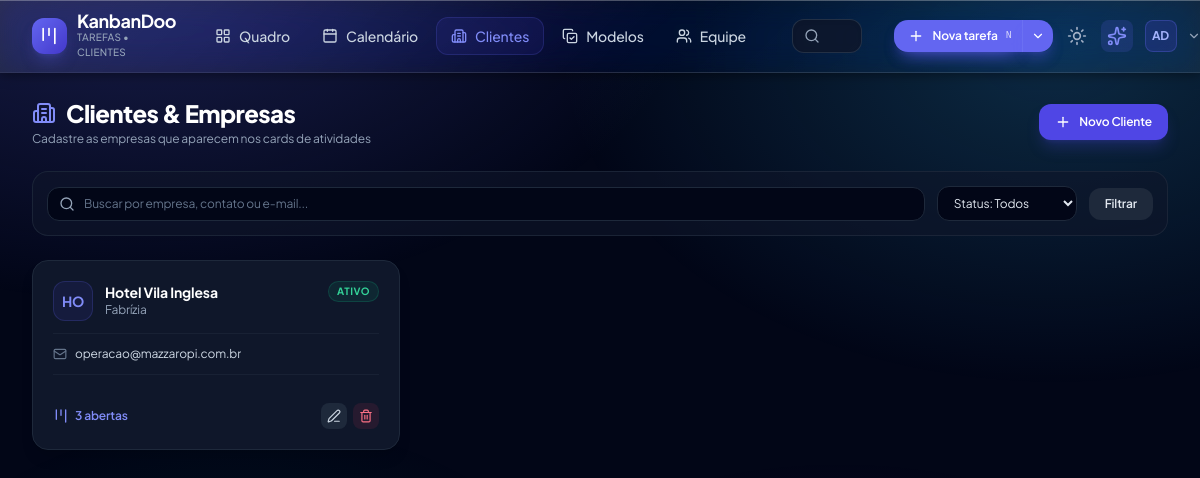
The app's page /clientes (signed in) with its own data.
### tables this page shows
CREATE TABLE users (
    id INTEGER PRIMARY KEY AUTOINCREMENT,
    username TEXT NOT NULL UNIQUE,
    password_hash TEXT NOT NULL,
    full_name TEXT NOT NULL,
    email TEXT NOT NULL UNIQUE,
    role TEXT NOT NULL DEFAULT 'member',
    avatar_path TEXT DEFAULT NULL,
    theme_preference TEXT NOT NULL DEFAULT 'dark',
    created_at DATETIME DEFAULT CURRENT_TIMESTAMP,
    updated_at DATETIME DEFAULT CURRENT_TIMESTAMP
, work_start_time VARCHAR(10) DEFAULT '09:00', work_end_time VARCHAR(10) DEFAULT '17:00', work_days VARCHAR(50) DEFAULT '1,2,3,4,5', board_view_mode VARCHAR(20) DEFAULT 'status', visible_columns_json TEXT DEFAULT NULL, google_calendar_url TEXT DEFAULT NULL, outlook_calendar_url TEXT DEFAULT NULL);

CREATE TABLE clients (
    id INTEGER PRIMARY KEY AUTOINCREMENT,
    company_name TEXT NOT NULL,
    contact_name TEXT DEFAULT NULL,
    email TEXT DEFAULT NULL,
    phone TEXT DEFAULT NULL,
    status TEXT NOT NULL DEFAULT 'active',
    notes TEXT DEFAULT NULL,
    created_at DATETIME DEFAULT CURRENT_TIMESTAMP,
    updated_at DATETIME DEFAULT CURRENT_TIMESTAMP
, links_json TEXT DEFAULT "[]", summary TEXT DEFAULT NULL);

### includes/navbar.php (shortened to what the rows shown need)
<?php
require_once __DIR__ . '/auth.php';
$currentUser = current_user();
?>
<header class="kd-header kd-glass sticky top-0 z-40 px-8 py-3">
    <div class="w-full flex items-center justify-between gap-4">
        <div class="flex items-center gap-2">
            <div class="relative kd-menu-wrap" id="userMenuDropdown">
                <button type="button" id="userMenuTrigger" onclick="KD.toggleUserMenu(event)"
                        class="flex items-center gap-2.5 p-1 rounded-xl hover:bg-slate-800/80 transition"
                        aria-haspopup="menu" aria-expanded="false" aria-controls="userMenuPopup">
                    <span class="w-8 h-8 rounded-lg bg-indigo-600/20 border border-indigo-500/30 text-indigo-300 font-bold text-xs flex items-center justify-center">
                        <?= e(mb_strtoupper(mb_substr($currentUser['full_name'] ?? 'U', 0, 2, 'UTF-8'))) ?>
                    </span>
                    <i data-lucide="chevron-down" class="w-3.5 h-3.5 text-slate-400"></i>
                </button>
            </div>
        </div>
    </div>
</header>

### app/pages/clientes.php (shortened to what the rows shown need)
<?php
require_once dirname(__DIR__) . '/bootstrap.php';
$pdo = get_pdo();
$user = current_user();
$sql = "
    SELECT c.*,
           (SELECT COUNT(*) FROM tasks WHERE client_id = c.id AND status = 'open') AS open_tasks_count,
           (SELECT COUNT(*) FROM tasks WHERE client_id = c.id AND status = 'completed') AS completed_tasks_count
    FROM clients c
    WHERE 1=1
";
$params = [];
$sql .= " ORDER BY c.company_name ASC";
$stmt = $pdo->prepare($sql);
$stmt->execute($params);
$clients = $stmt->fetchAll();
view_header('Clientes & Empresas');
?>
<main class="flex-1 w-full px-4 lg:px-8 py-6">
    <div class="flex flex-col sm:flex-row sm:items-center justify-between gap-4 mb-6">
        <div>
            <h1 class="text-2xl font-extrabold text-white tracking-tight flex items-center gap-2.5">
                <i data-lucide="building-2" class="w-6 h-6 text-indigo-400"></i>
                <span>Clientes & Empresas</span>
            </h1>
        </div>
    </div>
    <?php if (empty($clients)): ?>
        <div class="bg-slate-900/40 border border-slate-800 rounded-2xl p-12 text-center">
            <div class="w-12 h-12 rounded-2xl bg-slate-800 text-slate-400 flex items-center justify-center mx-auto mb-3">
                <i data-lucide="building-2" class="w-6 h-6"></i>
            </div>
            <h3 class="text-sm font-bold text-white mb-1">Nenhum cliente encontrado</h3>
            <p class="text-xs text-slate-400 mb-4">Comece cadastrando sua primeira empresa parceira.</p>
            <button onclick="openClientModal()" class="px-4 py-2 bg-indigo-600 hover:bg-indigo-500 text-white text-xs font-semibold rounded-xl transition">
                + Cadastrar Cliente
            </button>
        </div>
    <?php else: ?>
        <div class="grid grid-cols-1 md:grid-cols-2 lg:grid-cols-3 gap-4">
            <?php foreach ($clients as $client): ?>
                <div class="bg-slate-900 border border-slate-800 hover:border-slate-700 rounded-2xl p-5 shadow-lg flex flex-col justify-between transition group">
                    <div>
                        <div class="flex items-start justify-between gap-2 mb-3">
                            <div class="flex items-center gap-3">
                                <div class="w-10 h-10 rounded-xl bg-indigo-600/10 border border-indigo-500/20 text-indigo-400 font-bold text-sm flex items-center justify-center">
                                    <?= mb_strtoupper(mb_substr($client['company_name'], 0, 2, 'UTF-8')) ?>
                                </div>
                                <div>
                                    <h3 class="font-bold text-sm text-white leading-tight group-hover:text-indigo-300 transition">
                                        <?= e($client['company_name']) ?>
                                    </h3>
                                    <?php if (!empty($client['contact_name'])): ?>
                                        <p class="text-xs text-slate-400"><?= e($client['contact_name']) ?></p>
                                    <?php endif; ?>
                                </div>
                            </div>
                            <span class="inline-flex items-center px-2 py-0.5 rounded-full text-[10px] font-bold uppercase tracking-wider <?= $client['status'] === 'active' ? 'bg-emerald-500/10 text-emerald-400 border border-emerald-500/20' : 'bg-slate-800 text-slate-500' ?>">
                                <?= $client['status'] === 'active' ? 'Ativo' : 'Inativo' ?>
                            </span>
                        </div>
                        <div class="space-y-1.5 py-3 border-y border-slate-800/60 text-xs text-slate-300">
                            <?php if (!empty($client['email'])): ?>
                                <div class="flex items-center gap-2 truncate">
                                    <i data-lucide="mail" class="w-3.5 h-3.5 text-slate-500 flex-shrink-0"></i>
                                    <a href="mailto:<?= e($client['email']) ?>" class="hover:text-indigo-400 truncate"><?= e($client['email']) ?></a>
                                </div>
                            <?php endif; ?>
                        </div>
                    </div>
                    <div class="flex items-center justify-between pt-4 mt-3 text-xs">
                        <a href="<?= url('/tarefas') ?>?client=<?= (int)$client['id'] ?>" class="inline-flex items-center gap-1.5 font-semibold text-indigo-400 hover:text-indigo-300 transition" title="Ver demandas no Kanban">
                            <i data-lucide="kanban" class="w-4 h-4"></i>
                            <span><?= (int)$client['open_tasks_count'] ?> abertas</span>
                        </a>
                        <div class="flex items-center gap-1.5">
                            <button onclick="editClient(<?= htmlspecialchars(json_encode($client), ENT_QUOTES, 'UTF-8') ?>)" class="p-1.5 bg-slate-800 hover:bg-slate-700 text-slate-300 hover:text-white rounded-lg transition" title="Editar">
                                <i data-lucide="edit-3" class="w-3.5 h-3.5"></i>
                            </button>
                            <form method="POST" onsubmit="return confirm('Tem certeza que deseja excluir esta empresa?');" class="inline">
                                <button type="submit" class="p-1.5 bg-rose-500/10 hover:bg-rose-500/20 text-rose-400 rounded-lg transition" title="Excluir">
                                    <i data-lucide="trash-2" class="w-3.5 h-3.5"></i>
                                </button>
                            </form>
                        </div>
                    </div>
                </div>
            <?php endforeach; ?>
        </div>
    <?php endif; ?>
</main>

### records on screen
users: full_name "AD"
clients: company_name "HO", company_name "Hotel Vila Inglesa", contact_name "Fabrízia", status "ATIVO", email "operacao@mazzaropi.com.br", open_tasks_count "3"

### other values on screen
$item['label'] "Quadro"
$item['label'] "Calendário"
$item['label'] "Clientes"
$item['label'] "Modelos"
$item['label'] "Equipe"
